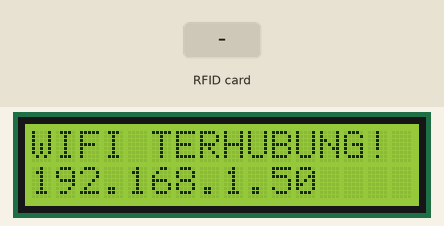
Recording of a program running on a simulated ESP32. Shown: 16×2 character LCD. The inputs (shaded band) are chosen by the test bench. WiFi joins after 1.5 s; servers stay silent unless stated; random numbers use the default seed unless the program sets one; no MQTT or app messages arrive unless stated; what the program prints to the serial monitor is not drawn.

Above: at 1.9 s.
At 4.8 s:
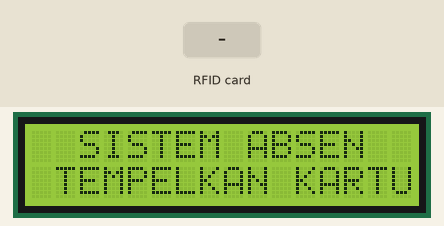
4.9 s: RFID card 5E 7A 19 C4 held to the reader
At 5.3 s:
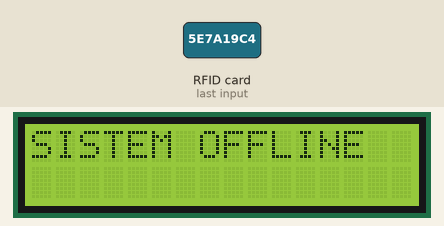
7.9 s: RFID card 5E 7A 19 C4 held to the reader
At 9.2 s:
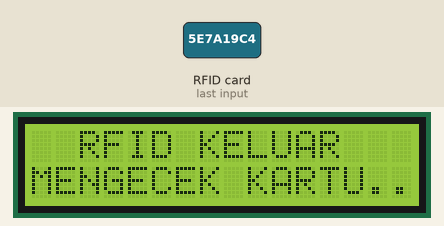
10.9 s: RFID card 5E 7A 19 C4 held to the reader
At 11.8 s:
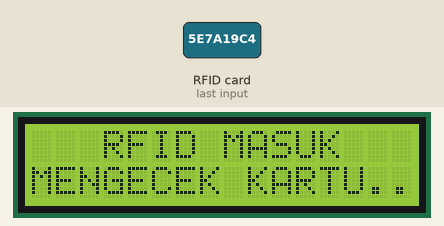
Timing chart, 0 to 13.9 s (numbered marks = the images above; inputs shaded):
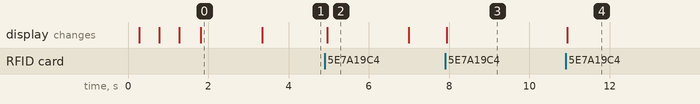

The program:

main.cpp
```cpp
/*
 * TITIK 1: ABSENSI (Dual RFID Reader) - PlatformIO Source
 * ----------------------------------------------------
 * Hardware: ESP32 DevKit v1
 *
 * RFID #1 - MASUK:
 * - SDA (SS)  -> GPIO 5
 * - RST       -> GPIO 2
 * - SCK       -> GPIO 18 (Shared)
 * - MOSI      -> GPIO 23 (Shared)
 * - MISO      -> GPIO 19 (Shared)
 *
 * RFID #2 - KELUAR:
 * - SDA (SS)  -> GPIO 32
 * - RST       -> GPIO 33
 * - SCK       -> GPIO 18 (Shared)
 * - MOSI      -> GPIO 23 (Shared)
 * - MISO      -> GPIO 19 (Shared)
 *
 * LCD I2C (16x2):
 * - SDA       -> GPIO 21
 * - SCL       -> GPIO 22
 * - VCC       -> VIN (5V)
 * - GND       -> GND
 */

#include <Arduino.h>
#include <WiFi.h>
#include <SPI.h>
#include <MFRC522.h>
#include <Wire.h>
#include <LiquidCrystal_I2C.h>
#include <PubSubClient.h>
#include <ArduinoJson.h>

// --- WIFI & MQTT CONFIG ---
const char* ssid     = "taptrack";
const char* password = "apayaaaa";
const char* mqtt_server = "10.39.197.137";
const int   mqtt_port   = 1883;

// Topic MQTT
const char* topic_tap     = "taptrack/absensi/tap";
const char* topic_command = "taptrack/absensi/command";

// --- PIN DEFINITIONS ---
#define SS_1_PIN    5
#define RST_1_PIN   2
#define SS_2_PIN    32
#define RST_2_PIN   33

// SPI pins eksplisit (VSPI default ESP32)
#define SPI_SCK   18
#define SPI_MISO  19
#define SPI_MOSI  23

// --- DEVICE INITIALIZATION ---
MFRC522 mfrc522_1(SS_1_PIN, RST_1_PIN);
MFRC522 mfrc522_2(SS_2_PIN, RST_2_PIN);
LiquidCrystal_I2C lcd(0x27, 16, 2);

WiFiClient espClient;
PubSubClient mqttClient(espClient);

unsigned long lastMqttReconnectAttempt = 0;

// --- FUNCTION DECLARATIONS ---
void setup_wifi();
bool reconnectMqtt();
void mqttCallback(char* topic, byte* payload, unsigned int length);
void handleRfidScan(MFRC522* rfid, String readerName);
void tampilkanStandby();
void refreshDevices();

void setup() {
  Serial.begin(115200);

  // SPI Bus & RFID — pin eksplisit agar tidak konflik dengan WiFi
  SPI.begin(SPI_SCK, SPI_MISO, SPI_MOSI, SS_1_PIN);
  mfrc522_1.PCD_Init();
  mfrc522_2.PCD_Init();
  delay(50);

  // LCD
  lcd.init();
  lcd.backlight();
  tampilkanStandby();

  // WiFi & MQTT
  setup_wifi();
  mqttClient.setServer(mqtt_server, mqtt_port);
  mqttClient.setCallback(mqttCallback);

  // Re-init RFID setelah WiFi selesai (WiFi kadang ganggu SPI)
  delay(200);
  mfrc522_1.PCD_Init();
  mfrc522_2.PCD_Init();
  delay(50);
  Serial.println("[RFID] Re-init pasca WiFi selesai.");
}

void loop() {
  // Reconnect MQTT non-blocking
  if (!mqttClient.connected()) {
    unsigned long now = millis();
    if (now - lastMqttReconnectAttempt > 5000) {
      lastMqttReconnectAttempt = now;
      if (reconnectMqtt()) {
        lastMqttReconnectAttempt = 0;
      }
    }
  } else {
    mqttClient.loop();
  }

  // Scan RFID #1 (MASUK)
  if (mfrc522_1.PICC_IsNewCardPresent() && mfrc522_1.PICC_ReadCardSerial()) {
    handleRfidScan(&mfrc522_1, "masuk");
  }

  // Scan RFID #2 (KELUAR)
  if (mfrc522_2.PICC_IsNewCardPresent() && mfrc522_2.PICC_ReadCardSerial()) {
    handleRfidScan(&mfrc522_2, "keluar");
  }
}

void setup_wifi() {
  delay(10);
  Serial.print("Connecting to wifi: ");
  Serial.println(ssid);

  lcd.clear();
  lcd.setCursor(0, 0);
  lcd.print("MENYAMBUNG WIFI ");

  WiFi.begin(ssid, password);
  int counter = 0;
  while (WiFi.status() != WL_CONNECTED && counter < 30) {
    delay(500);
    Serial.print(".");
    lcd.setCursor(counter % 16, 1);
    lcd.print(".");
    counter++;
  }

  if (WiFi.status() == WL_CONNECTED) {
    Serial.println("\nWi-Fi connected!");

    // Kurangi TX power agar daya RFID tidak terganggu
    WiFi.setTxPower(WIFI_POWER_8_5dBm);
    Serial.println("[WiFi] TX power diturunkan untuk stabilkan daya RFID.");

    lcd.clear();
    lcd.setCursor(0, 0);
    lcd.print("WIFI TERHUBUNG! ");
    lcd.setCursor(0, 1);
    lcd.print(WiFi.localIP().toString());
    delay(1500);
  } else {
    lcd.clear();
    lcd.setCursor(0, 0);
    lcd.print("WIFI OFFLINE    ");
    delay(1500);
  }
  tampilkanStandby();
}

bool reconnectMqtt() {
  Serial.print("Connecting to MQTT...");
  String clientId = "ESP32Absensi-" + String(random(0xffff), HEX);
  if (mqttClient.connect(clientId.c_str())) {
    Serial.println("connected!");
    mqttClient.subscribe(topic_command);
    return true;
  } else {
    Serial.print("failed, rc=");
    Serial.println(mqttClient.state());
    return false;
  }
}

void mqttCallback(char* topic, byte* payload, unsigned int length) {
  String msg = "";
  for (unsigned int i = 0; i < length; i++) {
    msg += (char)payload[i];
  }
  Serial.println("Message: " + msg);

  StaticJsonDocument<256> doc;
  DeserializationError error = deserializeJson(doc, msg);
  if (error) return;

  String status = doc["status"] | "";

  // Kami memfilter agar hanya memproses respon khusus absensi
  String reader = doc["reader"] | "";
  if (reader == "") return;

  if (status == "success") {
    String name = doc["name"] | "KARYAWAN";
    String direction = doc["reader"] | "masuk";

    lcd.clear();
    lcd.setCursor(0, 0);
    if (direction == "masuk") {
      lcd.print(" TAP IN BERHASIL");
    } else {
      lcd.print("TAP OUT BERHASIL");
    }

    if (name.length() > 16) {
      name = name.substring(0, 16);
    }
    lcd.setCursor(0, 1);
    lcd.print(name);

    delay(3000);
    tampilkanStandby();
  } else if (status == "error") {
    String uid = doc["uid"] | "UNKNOWN";
    lcd.clear();
    lcd.setCursor(0, 0);
    lcd.print(" AKSES DITOLAK! ");
    lcd.setCursor(0, 1);
    lcd.print(uid);

    delay(2500);
    tampilkanStandby();
  }
}

void handleRfidScan(MFRC522* rfid, String readerName) {
  String strUID = "";
  for (byte i = 0; i < rfid->uid.size; i++) {
    strUID += String(rfid->uid.uidByte[i] < 0x10 ? "0" : "");
    strUID += String(rfid->uid.uidByte[i], HEX);
    if (i < rfid->uid.size - 1) strUID += " ";
  }
  strUID.toUpperCase();

  Serial.println("Scan (" + readerName + "): " + strUID);

  lcd.clear();
  lcd.setCursor(0, 0);
  if (readerName == "masuk") {
    lcd.print("   RFID MASUK   ");
  } else {
    lcd.print("  RFID KELUAR   ");
  }
  lcd.setCursor(0, 1);
  lcd.print("MENGECEK KARTU...");

  if (mqttClient.connected()) {
    StaticJsonDocument<128> doc;
    doc["uid"] = strUID;
    doc["reader"] = readerName;

    char buffer[128];
    serializeJson(doc, buffer);
    mqttClient.publish(topic_tap, buffer);
  } else {
    lcd.clear();
    lcd.setCursor(0, 0);
    lcd.print("SISTEM OFFLINE  ");
    delay(2000);
    tampilkanStandby();
  }

  rfid->PICC_HaltA();
  rfid->PCD_StopCrypto1();
}

void tampilkanStandby() {
  lcd.clear();
  lcd.setCursor(0, 0);
  lcd.print("  SISTEM ABSEN  ");
  lcd.setCursor(0, 1);
  lcd.print(" TEMPELKAN KARTU");
}

void refreshDevices() {
  delay(100);
  lcd.init();
  lcd.backlight();
  mfrc522_1.PCD_Init();
  mfrc522_2.PCD_Init();
}
```

Measured:
- after the input at 4.9 s, the display: changes after 0.06 s (image 2)
- after the input at 7.9 s, the display: changes at once (image 3)
- after the input at 10.9 s, the display: changes after 0.05 s (image 4)
- what the display in image 0 shows lasts 1.5 s, from 1.8 s to 3.3 s
- what the display in image 2 shows lasts 2.0 s, from 5.0 s to 7.0 s
